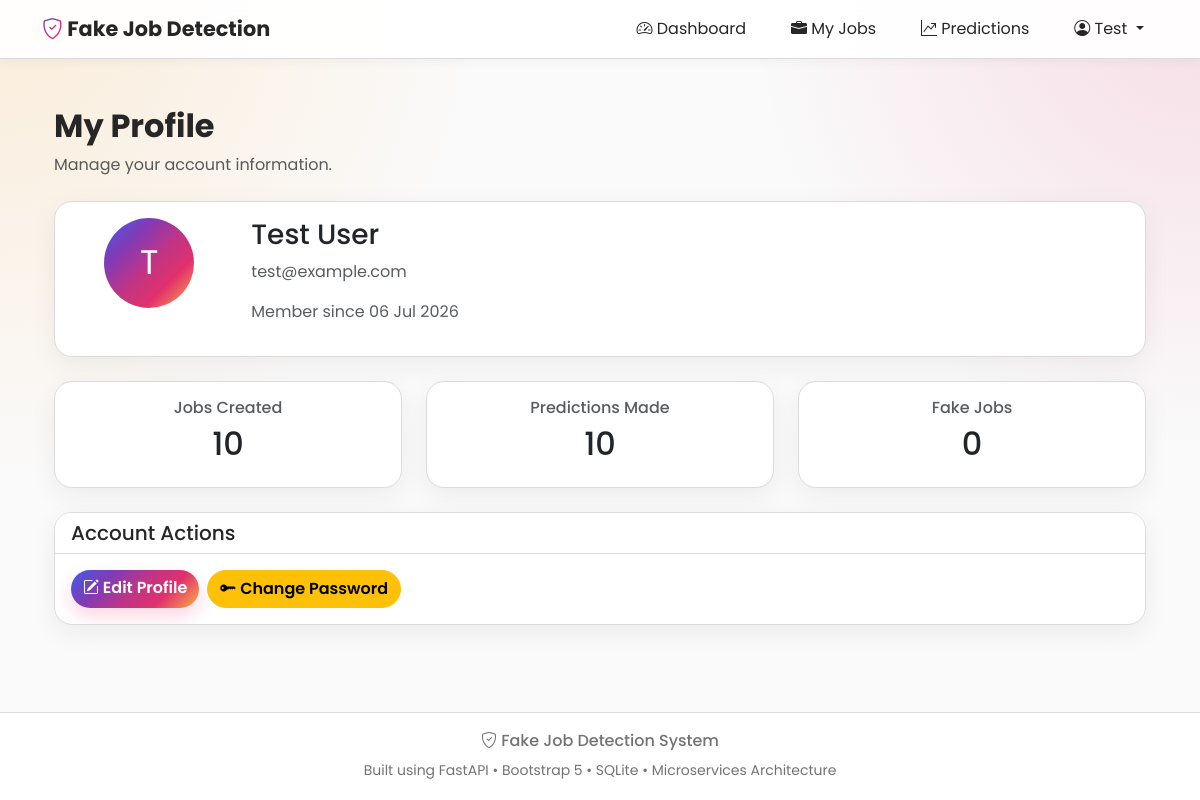
Page /auth/profile (signed in) on the committed database.
### app/models/user.py (models this page shows)
class User(Base):
    __tablename__ = "users"
    id: Mapped[int] = mapped_column(primary_key=True, index=True)
    full_name: Mapped[str] = mapped_column(String(100), nullable=False)
    email: Mapped[str] = mapped_column(
        String(100),
        unique=True,
        nullable=False
    )
    password_hash: Mapped[str] = mapped_column(
        String(255),
        nullable=False
    )
    created_at: Mapped[datetime] = mapped_column(
        DateTime,
        default=datetime.utcnow
    )
    jobs = relationship(
        "Job",
        back_populates="owner",
        cascade="all, delete-orphan"
    )

### app/routers/auth.py (the view)
@router.get("/profile", response_class=HTMLResponse)
def profile(
    request: Request,
    db: Session = Depends(get_db)
):
    if not request.session.get("logged_in"):
        return RedirectResponse(
            url="/auth/login",
            status_code=303
        )
    user = get_user_by_id(
        db,
        request.session.get("user_id")
    )
    if user is None:
        request.session.clear()
        return RedirectResponse(
            url="/auth/login?error=Your session has expired. Please login again.",
            status_code=303
        )
    request.session["user_name"] = user.full_name
    return templates.TemplateResponse(
        request=request,
        name="profile.html",
        context={
            "title": "My Profile",
            "user": user
        }
    )

### app/templates/profile.html
{% extends "base.html" %}
{% block content %}
<div class="container">
    <div class="d-flex justify-content-between align-items-center mb-4">
        <div>
            <h2 class="fw-bold">
                My Profile
            </h2>
            <p class="text-muted mb-0">
                Manage your account information.
            </p>
        </div>
    </div>
    <div class="card shadow-sm mb-4">
        <div class="card-body">
            <div class="row">
                <div class="col-md-2 text-center">
                    <div
                        class="rounded-circle bg-primary text-white d-flex align-items-center justify-content-center mx-auto"
                        style="width:90px;height:90px;font-size:34px;">
                        {{ user.full_name[0]|upper }}
                    </div>
                </div>
                <div class="col-md-10">
                    <h3>
                        {{ user.full_name }}
                    </h3>
                    <p class="text-muted">
                        {{ user.email }}
                    </p>
                    <p class="text-muted">
                        Member since
                        {{ user.created_at.strftime("%d %b %Y") if user.created_at else "-" }}
                    </p>
                </div>
            </div>
        </div>
    </div>
    <div class="row mb-4">
        <div class="col-md-4">
            <div class="card shadow-sm">
                <div class="card-body text-center">
                    <h6 class="text-muted">
                        Jobs Created
                    </h6>
                    <h2>
                        {{ user.jobs|length }}
                    </h2>
                </div>
            </div>
        </div>
        <div class="col-md-4">
            <div class="card shadow-sm">
                <div class="card-body text-center">
                    <h6 class="text-muted">
                        Predictions Made
                    </h6>
                    <h2>
                        {{ user.jobs
                           | map(attribute='prediction_result')
                           | reject('equalto', None)
                           | list
                           | length }}
                    </h2>
                </div>
            </div>
        </div>
        <div class="col-md-4">
            <div class="card shadow-sm">
                <div class="card-body text-center">
                    <h6 class="text-muted">
                        Fake Jobs
                    </h6>
                    <h2>
                        {{ user.jobs
                           | map(attribute='prediction_result')
                           | reject('equalto', None)
                           | selectattr('prediction', 'equalto', 'Fake')
                           | list
                           | length }}
                    </h2>
                </div>
            </div>
        </div>
    </div>
    <div class="card shadow-sm">
        <div class="card-header">
            <h5 class="mb-0">
                Account Actions
            </h5>
        </div>
        <div class="card-body">
            <div class="d-flex flex-wrap gap-2">
                <a
                    href="/auth/profile/edit"
                    class="btn btn-primary">
                    <i class="bi bi-pencil-square"></i>
                    Edit Profile
                </a>
                <a
                    href="/auth/change-password"
                    class="btn btn-warning">
                    <i class="bi bi-key-fill"></i>
                    Change Password
                </a>
            </div>
        </div>
    </div>
</div>
{% endblock %}

### app/templates/base.html (shortened to what this page needs)
<!DOCTYPE html>
<html lang="en">
<head>
    <link
        href="https://cdn.jsdelivr.net/npm/bootstrap@5.3.3/dist/css/bootstrap.min.css"
        rel="stylesheet">
    <link
        rel="stylesheet"
        href="https://cdn.jsdelivr.net/npm/bootstrap-icons@1.11.3/font/bootstrap-icons.min.css">
    <link
        rel="stylesheet"
        href="/static/css/style.css?v=instagram-20260707">
</head>
<body>
<nav class="navbar navbar-expand-lg navbar-light">
    <div class="container">
        <a class="navbar-brand" href="/">
            <i class="bi bi-shield-check"></i>
            Fake Job Detection
        </a>
        <div
            class="collapse navbar-collapse"
            id="navbarNav">
            <ul class="navbar-nav ms-auto">
                {% if request.session.get("logged_in") %}
                <li class="nav-item">
                    <a
                        class="nav-link {% if request.url.path.startswith('/dashboard') %}active{% endif %}"
                        href="/dashboard">
                        <i class="bi bi-speedometer2"></i>
                        Dashboard
                    </a>
                </li>
                <li class="nav-item">
                    <a
                        class="nav-link {% if request.url.path.startswith('/jobs') %}active{% endif %}"
                        href="/jobs">
                        <i class="bi bi-briefcase-fill"></i>
                        My Jobs
                    </a>
                </li>
                <li class="nav-item">
                    <a
                        class="nav-link {% if request.url.path.startswith('/prediction') %}active{% endif %}"
                        href="/prediction/history">
                        <i class="bi bi-graph-up-arrow"></i>
                        Predictions
                    </a>
                </li>
                <li class="nav-item dropdown">
                    <a
                        class="nav-link dropdown-toggle"
                        href="#"
                        role="button"
                        data-bs-toggle="dropdown">
                        <i class="bi bi-person-circle"></i>
                        {{ request.session.get("user_name").split()[0] }}
                    </a>
                </li>
                {% endif %}
            </ul>
        </div>
    </div>
</nav>
<main>
    <div class="container mt-5">
        {% block content %}
        {% endblock %}
    </div>
</main>
<footer>
    <div class="container">
        <h6>
            <i class="bi bi-shield-check"></i>
            Fake Job Detection System
        </h6>
        <small>
            Built using FastAPI • Bootstrap 5 • SQLite • Microservices Architecture
        </small>
    </div>
</footer>
</body>
</html>

### app/static/css/style.css (style rules this page uses)
:root { --ig-pink:#e1306c; --ig-purple:#833ab4; --ig-orange:#fcaf45; --ig-blue:#405de6; --ig-ink:#262626; --ig-muted:#737373; --ig-line:#dbdbdb; --ig-soft:#fafafa; --ig-gradient:linear-gradient(135deg,#405de6 0%,#833ab4 28%,#c13584 52%,#e1306c 72%,#fcaf45 100%); }
body { color:var(--ig-ink); background: radial-gradient(circle at top left,rgba(252,175,69,.18),transparent 30rem), radial-gradient(circle at top right,rgba(225,48,108,.14),transparent 28rem), var(--ig-soft) !important; }
.navbar { background:rgba(255,255,255,.92) !important; border-bottom:1px solid var(--ig-line); box-shadow:0 1px 12px rgba(0,0,0,.05) !important; backdrop-filter:blur(16px); overflow:visible; position:sticky; top:0; z-index:1200; }
.navbar-brand { color:var(--ig-ink) !important; font-weight:700 !important; }
.navbar-brand .bi { background:var(--ig-gradient); -webkit-background-clip:text; background-clip:text; color:transparent; }
.navbar .nav-link { color:var(--ig-ink) !important; border-radius:999px; padding:.55rem .9rem !important; }
.card { border:1px solid var(--ig-line) !important; border-radius:18px !important; box-shadow:0 8px 28px rgba(0,0,0,.06) !important; overflow:hidden; }
.card-header { background:#fff !important; border-bottom:1px solid var(--ig-line) !important; color:var(--ig-ink) !important; font-weight:700; }
.btn { border-radius:999px !important; font-weight:600 !important; }
.btn-primary, .btn-success, .btn-info, .btn-dark { background:var(--ig-gradient) !important; border:0 !important; color:#fff !important; box-shadow:0 8px 18px rgba(225,48,108,.2); }
.bg-primary, .bg-info, .bg-dark { background:var(--ig-gradient) !important; }
.page-title, h1,h2,h3,h4,h5 { letter-spacing:0; }
footer { background:#fff !important; color:var(--ig-muted) !important; border-top:1px solid var(--ig-line); }

### app/templates/base.html (style rules this page uses)
body { font-family:'Poppins',sans-serif; min-height:100vh; display:flex; flex-direction:column; }
main { flex:1; }
.navbar-nav .nav-item { margin-left:6px; }
.navbar-brand { font-size:1.3rem; }
.nav-link { margin-left:10px; transition:.3s; }
.card { transition:.25s; }
footer { margin-top:60px; padding:18px 0; text-align:center; }

### rows in the picture
User: session.get "Test", full_name "T", full_name "Test User", email "test@example.com", created_at "06 Jul 2026"

### other values in the picture
{{ user.jobs|length }} "10"
